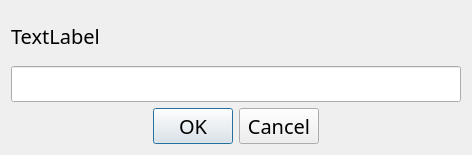
<?xml version="1.0" encoding="UTF-8"?>
<ui version="4.0">
 <class>QFuncNumDlg</class>
 <widget class="QDialog" name="QFuncNumDlg">
  <property name="geometry">
   <rect>
    <x>0</x>
    <y>0</y>
    <width>472</width>
    <height>155</height>
   </rect>
  </property>
  <property name="font">
   <font>
    <family>微软雅黑</family>
    <pointsize>15</pointsize>
   </font>
  </property>
  <property name="windowTitle">
   <string>Dialog</string>
  </property>
  <layout class="QVBoxLayout" name="verticalLayout">
   <item>
    <widget class="QLabel" name="m_Tip">
     <property name="text">
      <string>TextLabel</string>
     </property>
    </widget>
   </item>
   <item>
    <widget class="QLineEdit" name="m_Edit_Num"/>
   </item>
   <item>
    <widget class="QDialogButtonBox" name="buttonBox">
     <property name="standardButtons">
      <set>QDialogButtonBox::Cancel|QDialogButtonBox::Ok</set>
     </property>
     <property name="centerButtons">
      <bool>true</bool>
     </property>
    </widget>
   </item>
  </layout>
 </widget>
 <resources/>
 <connections/>
</ui>
